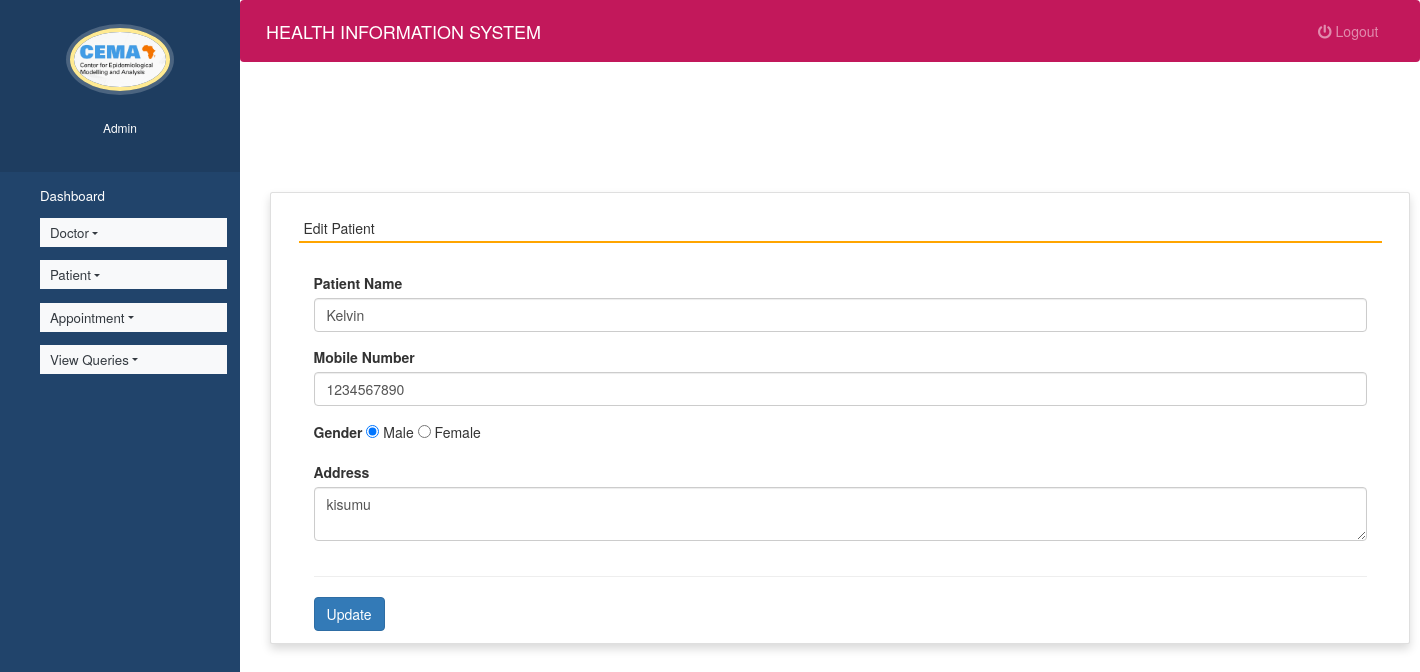
The app's page /edit_patient/1 (signed in) with its own data.
### health/models.py (models this page shows, shortened)
class Patient(models.Model):
    name = models.CharField(max_length=50)
    gender = models.CharField(max_length=10)
    mobile = models.IntegerField(null=True)
    address = models.CharField(max_length=50)

### health/views.py (the view, shortened to what this page needs)
# urls.py: path('edit_patient/<int:pid>',edit_patient,name='edit_patient'),
def edit_patient(request,pid):
    error = ""
    if not request.user.is_authenticated:
        return redirect('login')
    user = request.user
    patient = Patient.objects.get(id=pid)
    return render(request, 'edit_patient.html', locals())

### health/templates/edit_patient.html (shortened to what this page needs)
{% extends 'admin_nav.html' %}
{% load static %}
{% block content %}
<html>
<head>
<link rel="stylesheet" href="https://maxcdn.bootstrapcdn.com/bootstrap/3.4.1/css/bootstrap.min.css">
  <link rel="stylesheet" href="https://cdnjs.cloudflare.com/ajax/libs/font-awesome/4.7.0/css/font-awesome.min.css">
  <link rel="stylesheet" href="https://use.fontawesome.com/releases/v5.6.3/css/all.css">
</head>
<body>
<br><br><br><br>
<div class="container card shadow m-5">
		<div class="card-body">
			<h5 class="p-2" style="border-bottom: 2px solid orange">Edit Patient</h5>
             <br>
			<div class="container-fluid">
				<form method="post">
					<div class="form-row">
						<div class="col-sm-12">
							<div class="form-group">
								<label>Patient Name</label>
								<input type="text" name="name" class="form-control" value="{{patient.name}}" required>
							</div>
						</div>
                    	<div class="col-sm-12">
							<div class="form-group">
								<label>Mobile Number</label>
								<input type="text" name="mobile" class="form-control" value="{{patient.mobile}}" required>
							</div>
						</div>
						<div class="col-sm-12">
							<div class="form-group">
								<label>Gender</label>
								{% if patient.gender == "Male" %}
								<input type="radio" name="gender" value="Male" checked> Male
								<input type="radio" name="gender" value="Female"> Female
								{% endif %}
							</div>
						</div>
						<div class="col-sm-12">
							<div class="form-group">
								<label>Address</label>
                                <textarea name="address" class="form-control">{{patient.address}}</textarea>
							</div>
						</div>
                      </div>
					<hr>
					<input type="submit" value="Update" class="btn btn-primary">
				</form>
			</div>
		</div>
	</div>
</body>
</html>
{% endblock content %}

### health/static/style.css (style rules this page uses)
body { padding-left: 240px; }

### health/templates/admin_nav.html (style rules this page uses)
body { padding-left: 240px; }

### records on screen
Patient: name "Kelvin", mobile "1234567890", address "kisumu"
